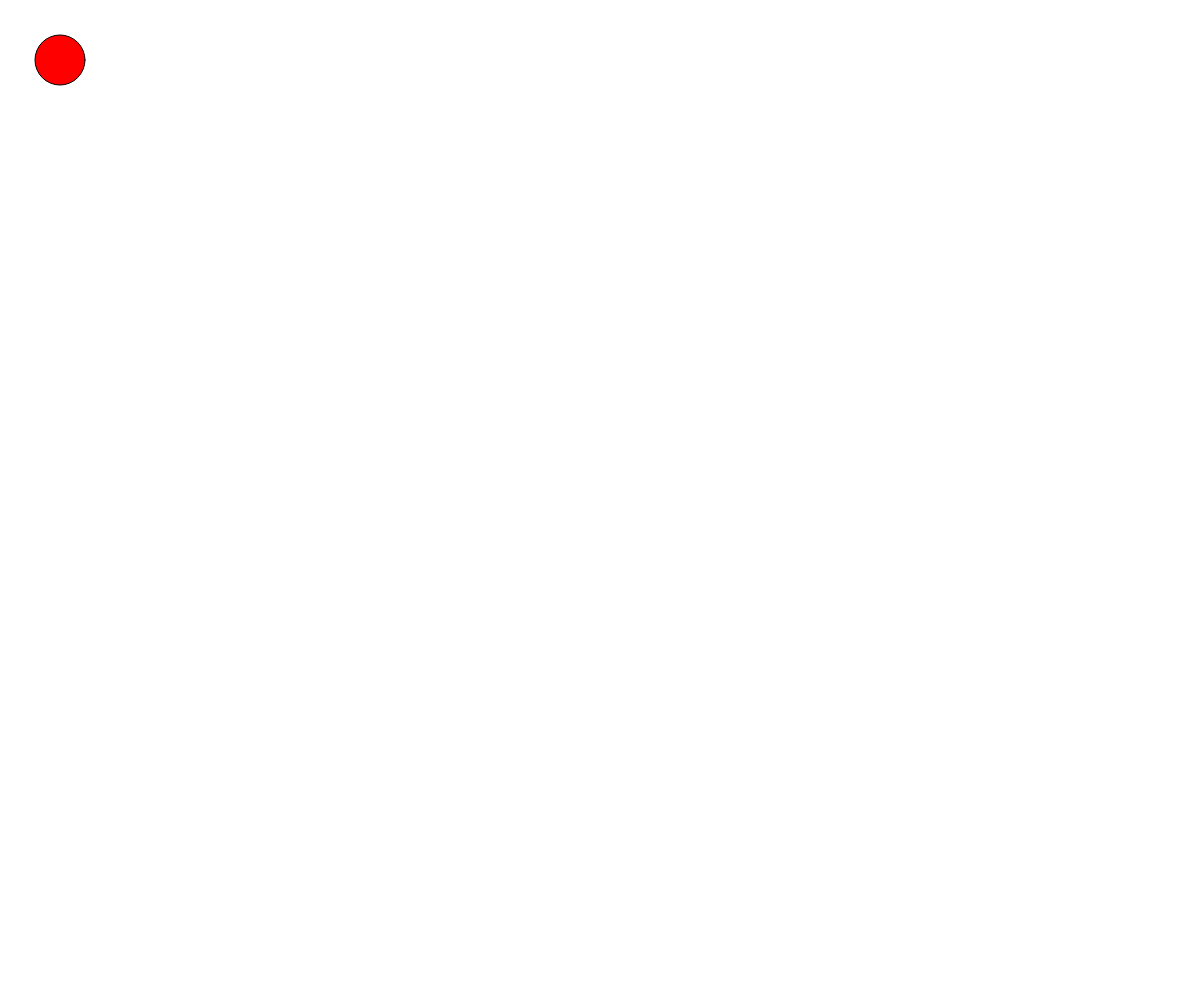
Frame 1 (no input)
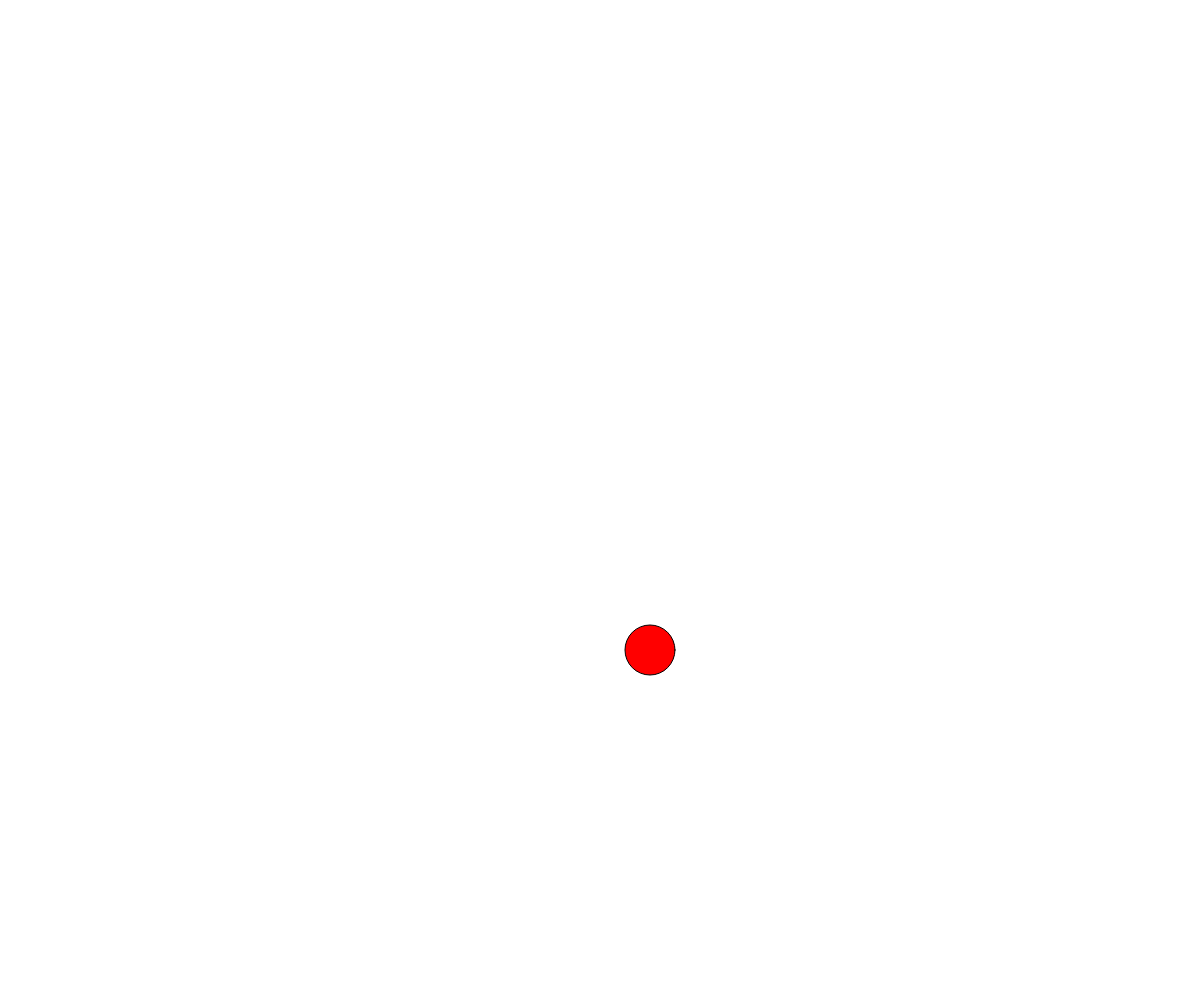
Frame 60 (no input)
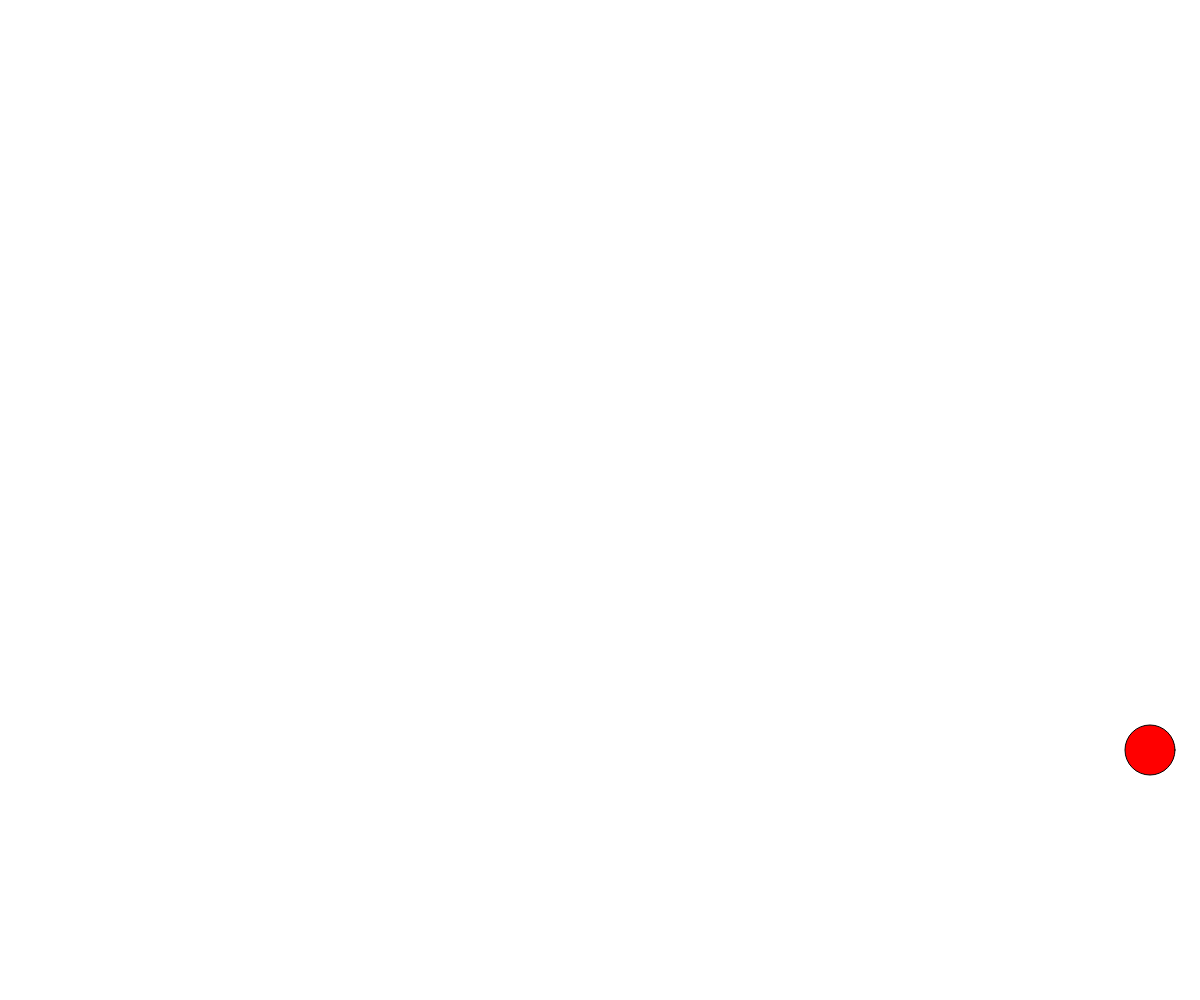
Frame 120 (the mouse pressed at the canvas centre since frame 60)

The p5.js sketch that drew these frames (run headless with seeded random() and noise() and a simulated clock; from frame 60 on, the mouse is pressed at the canvas centre):

// p5.js sketch
// ── sketch.js
var ball = {x:50,y:50,xSpeed:10,ySpeed:10};

function setup() {
  createCanvas(windowWidth, windowHeight);
  rectMode(CENTER);
}
 
function draw() {
	ball.x = ball.x + ball.xSpeed;
	ball.y = ball.y + ball.ySpeed;
	console.log(ball.x);

	background(255); 
	fill(255, 0, 0);

	stroke(0);
	if ( (ball.x >= width) || (ball.x<=0) ){
		ball.xSpeed = ball.xSpeed * -1;
	}
	if ( (ball.y>=height) || (ball.y<=0)  ){
		ball.ySpeed = ball.ySpeed * -1;

	}
	ellipse(ball.x,ball.y,50,50);


}
